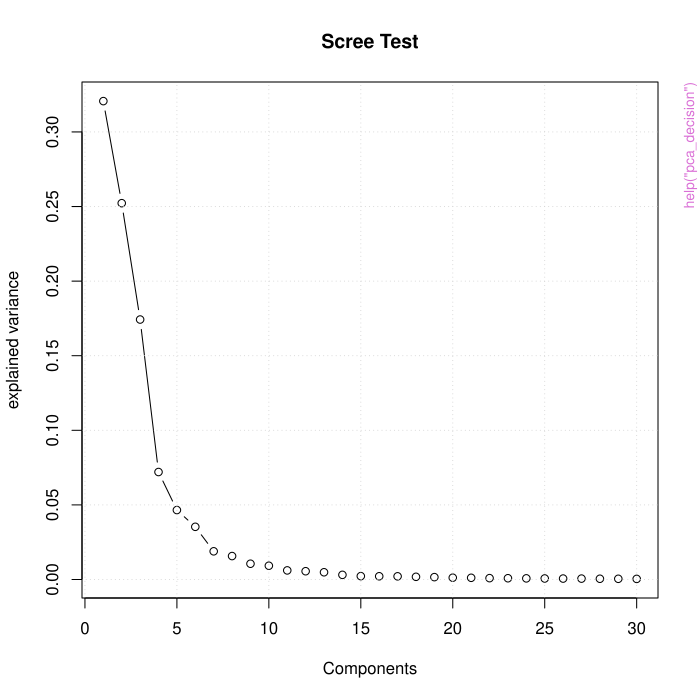

Reproduce this figure in R.
pkgname <- "synoptReg"
source(file.path(R.home("share"), "R", "examples-header.R"))
options(warn = 1)
base::assign(".ExTimings", "synoptReg-Ex.timings", pos = 'CheckExEnv')
base::cat("name\tuser\tsystem\telapsed\n", file=base::get(".ExTimings", pos = 'CheckExEnv'))
base::assign(".format_ptime",
function(x) {
  if(!is.na(x[4L])) x[1L] <- x[1L] + x[4L]
  if(!is.na(x[5L])) x[2L] <- x[2L] + x[5L]
  options(OutDec = '.')
  format(x[1L:3L], digits = 7L)
},
pos = 'CheckExEnv')

### * </HEADER>
library('synoptReg')

base::assign(".oldSearch", base::search(), pos = 'CheckExEnv')
base::assign(".old_wd", base::getwd(), pos = 'CheckExEnv')
cleanEx()
nameEx("cwt_env_raststack")
### * cwt_env_raststack

flush(stderr()); flush(stdout())

base::assign(".ptime", proc.time(), pos = "CheckExEnv")
### Name: cwt_env_raststack
### Title: Raster conversion of environmental data based on CWT
### Aliases: cwt_env_raststack

### ** Examples

# Load data (precp_grid)
data(precp_grid)
# Converting our data, but without modifying time period
smode_mslp <- tidy_cuttime_nc(mslp, only_convert = TRUE)
precp_data <- tidy_cuttime_nc(precp_grid, only_convert = TRUE)
# classification performance
smode_clas <- synoptclas(smode_mslp$smode_data, ncomp = 6)
# convert all the precipitation maps based on CWT to a raster stack
raster_precp <- cwt_env_raststack(longitude = precp_grid$lon,
                latitude = precp_grid$lat, grid_data = precp_data$smode_data,
                cluster_data = smode_clas$clas, option = 2)



base::assign(".dptime", (proc.time() - get(".ptime", pos = "CheckExEnv")), pos = "CheckExEnv")
base::cat("cwt_env_raststack", base::get(".format_ptime", pos = 'CheckExEnv')(get(".dptime", pos = "CheckExEnv")), "\n", file=base::get(".ExTimings", pos = 'CheckExEnv'), append=TRUE, sep="\t")
cleanEx()
nameEx("mslp")
### * mslp

flush(stderr()); flush(stdout())

base::assign(".ptime", proc.time(), pos = "CheckExEnv")
### Name: mslp
### Title: Mean Sea Level pressure files
### Aliases: mslp
### Keywords: datasets

### ** Examples

data(mslp)



base::assign(".dptime", (proc.time() - get(".ptime", pos = "CheckExEnv")), pos = "CheckExEnv")
base::cat("mslp", base::get(".format_ptime", pos = 'CheckExEnv')(get(".dptime", pos = "CheckExEnv")), "\n", file=base::get(".ExTimings", pos = 'CheckExEnv'), append=TRUE, sep="\t")
cleanEx()
nameEx("pca_decision")
### * pca_decision

flush(stderr()); flush(stdout())

base::assign(".ptime", proc.time(), pos = "CheckExEnv")
### Name: pca_decision
### Title: PCA decision
### Aliases: pca_decision

### ** Examples

# Load data (mslp)
data(mslp)
# Converting our data into a S-mode, but without modifying time period
smode_mslp <- tidy_cuttime_nc(mslp, only_convert = TRUE)
# PCA decision performance
info_pca <- pca_decision(smode_mslp$smode_data)




base::assign(".dptime", (proc.time() - get(".ptime", pos = "CheckExEnv")), pos = "CheckExEnv")
base::cat("pca_decision", base::get(".format_ptime", pos = 'CheckExEnv')(get(".dptime", pos = "CheckExEnv")), "\n", file=base::get(".ExTimings", pos = 'CheckExEnv'), append=TRUE, sep="\t")
cleanEx()
nameEx("plot_clas")
### * plot_clas

flush(stderr()); flush(stdout())

base::assign(".ptime", proc.time(), pos = "CheckExEnv")
### Name: plot_clas
### Title: Synoptic classification plot
### Aliases: plot_clas

### ** Examples

# Load data (mslp)
data(mslp)
# Converting our data into a S-mode, but without modifying time period
smode_mslp <- tidy_cuttime_nc(mslp, only_convert = TRUE)
# classification performance
smode_clas <- synoptclas(smode_mslp$smode_data, ncomp = 6)
# Plot circulation weather type number 3
plot_clas(longitude = mslp$lon, latitude = mslp$lat,
          grouped_data = smode_clas$grouped_data,
          cwt_number = 3)




base::assign(".dptime", (proc.time() - get(".ptime", pos = "CheckExEnv")), pos = "CheckExEnv")
base::cat("plot_clas", base::get(".format_ptime", pos = 'CheckExEnv')(get(".dptime", pos = "CheckExEnv")), "\n", file=base::get(".ExTimings", pos = 'CheckExEnv'), append=TRUE, sep="\t")
cleanEx()
nameEx("plot_env")
### * plot_env

flush(stderr()); flush(stdout())

base::assign(".ptime", proc.time(), pos = "CheckExEnv")
### Name: plot_env
### Title: Environmental data plot based on CWT
### Aliases: plot_env

### ** Examples

# Load data (precp_grid and mslp)
data(precp_grid)
data(mslp)
# Converting our data, but without modifying time period
smode_mslp <- tidy_cuttime_nc(mslp, only_convert = TRUE)
precp_data <- tidy_cuttime_nc(precp_grid, only_convert = TRUE)
# classification performance
smode_clas <- synoptclas(smode_mslp$smode_data, ncomp = 6)
# Plot precipitation data based on cwt 3
plot_env(longitude = precp_grid$lon, latitude = precp_grid$lat,
         cluster_data = smode_clas$clas, grid_data = precp_data$smode_data,
         cwt_number = 3, option = 2, divide_units = 10, legend.lab = "mm")




base::assign(".dptime", (proc.time() - get(".ptime", pos = "CheckExEnv")), pos = "CheckExEnv")
base::cat("plot_env", base::get(".format_ptime", pos = 'CheckExEnv')(get(".dptime", pos = "CheckExEnv")), "\n", file=base::get(".ExTimings", pos = 'CheckExEnv'), append=TRUE, sep="\t")
cleanEx()
nameEx("precp_grid")
### * precp_grid

flush(stderr()); flush(stdout())

base::assign(".ptime", proc.time(), pos = "CheckExEnv")
### Name: precp_grid
### Title: Daily precipitation grid of Balearic Islands (Spain)
### Aliases: precp_grid
### Keywords: datasets

### ** Examples

data(precp_grid)



base::assign(".dptime", (proc.time() - get(".ptime", pos = "CheckExEnv")), pos = "CheckExEnv")
base::cat("precp_grid", base::get(".format_ptime", pos = 'CheckExEnv')(get(".dptime", pos = "CheckExEnv")), "\n", file=base::get(".ExTimings", pos = 'CheckExEnv'), append=TRUE, sep="\t")
cleanEx()
nameEx("synoptclas")
### * synoptclas

flush(stderr()); flush(stdout())

base::assign(".ptime", proc.time(), pos = "CheckExEnv")
### Name: synoptclas
### Title: Synoptic classification
### Aliases: synoptclas

### ** Examples

# Load data (mslp)
data(mslp)
# Converting our data into a S-mode, but without modifying time period
smode_mslp <- tidy_cuttime_nc(mslp, only_convert = TRUE)
# classification performance
smode_clas <- synoptclas(smode_mslp$smode_data, ncomp = 6)





base::assign(".dptime", (proc.time() - get(".ptime", pos = "CheckExEnv")), pos = "CheckExEnv")
base::cat("synoptclas", base::get(".format_ptime", pos = 'CheckExEnv')(get(".dptime", pos = "CheckExEnv")), "\n", file=base::get(".ExTimings", pos = 'CheckExEnv'), append=TRUE, sep="\t")
cleanEx()
nameEx("tidy_cuttime_nc")
### * tidy_cuttime_nc

flush(stderr()); flush(stdout())

base::assign(".ptime", proc.time(), pos = "CheckExEnv")
### Name: tidy_cuttime_nc
### Title: Format a 3D-array to a S-mode data frame and set the time period
### Aliases: tidy_cuttime_nc

### ** Examples

# Load data (mslp or precp_grid)
data(mslp)
# Converting our data into a S-mode, but without modifying time period
smode_mslp <- tidy_cuttime_nc(mslp, only_convert = TRUE)
# matrix conversion and setting time period for winters between 2001 and 2010
smode_mslp <- tidy_cuttime_nc(mslp, only_convert = FALSE, season = "winter",
                             initial_year = 2001, end_year = 2010)




base::assign(".dptime", (proc.time() - get(".ptime", pos = "CheckExEnv")), pos = "CheckExEnv")
base::cat("tidy_cuttime_nc", base::get(".format_ptime", pos = 'CheckExEnv')(get(".dptime", pos = "CheckExEnv")), "\n", file=base::get(".ExTimings", pos = 'CheckExEnv'), append=TRUE, sep="\t")
### * <FOOTER>
###
cleanEx()
options(digits = 7L)
base::cat("Time elapsed: ", proc.time() - base::get("ptime", pos = 'CheckExEnv'),"\n")
grDevices::dev.off()
###
### Local variables: ***
### mode: outline-minor ***
### outline-regexp: "\\(> \\)?### [*]+" ***
### End: ***
quit('no')
